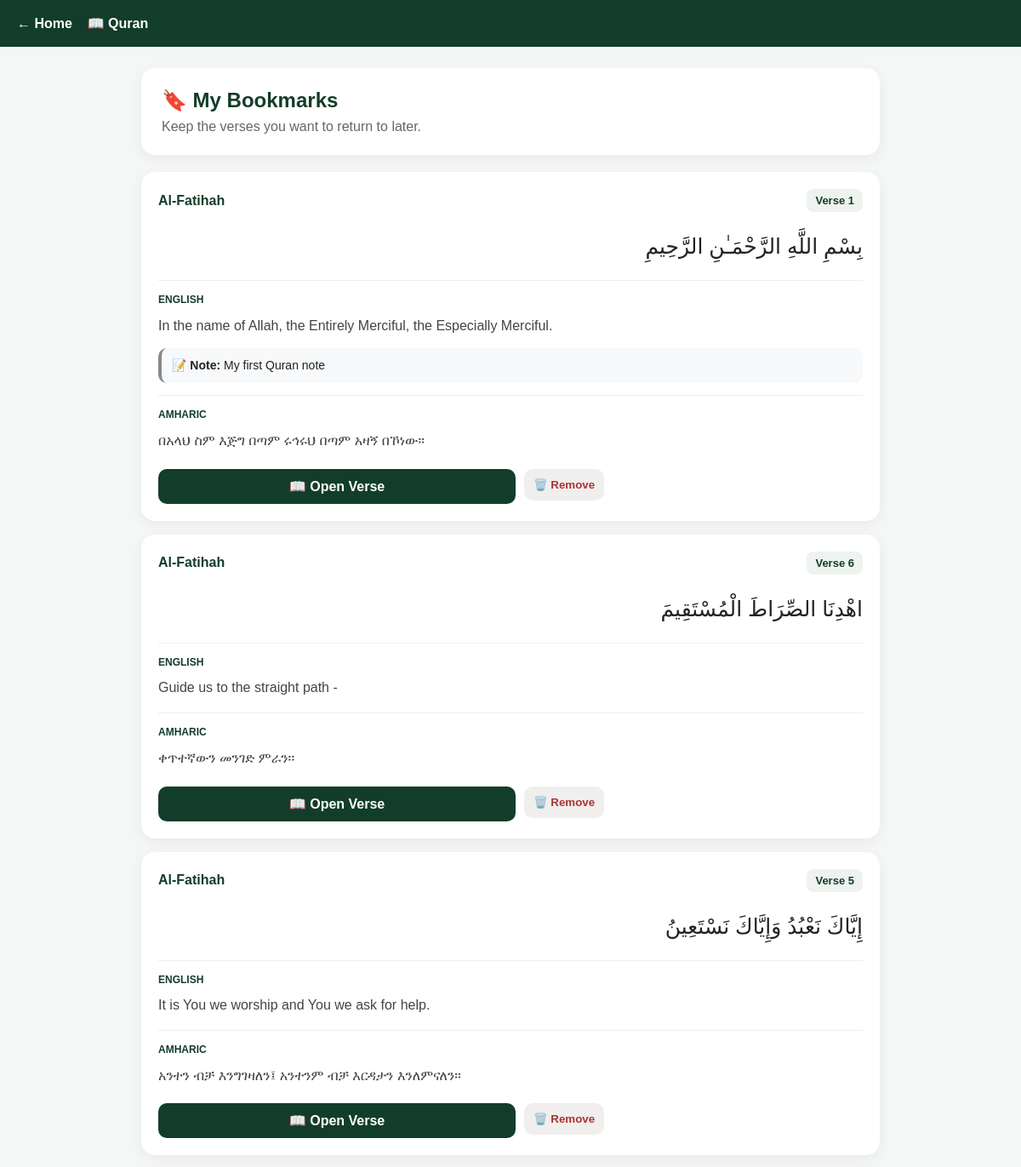
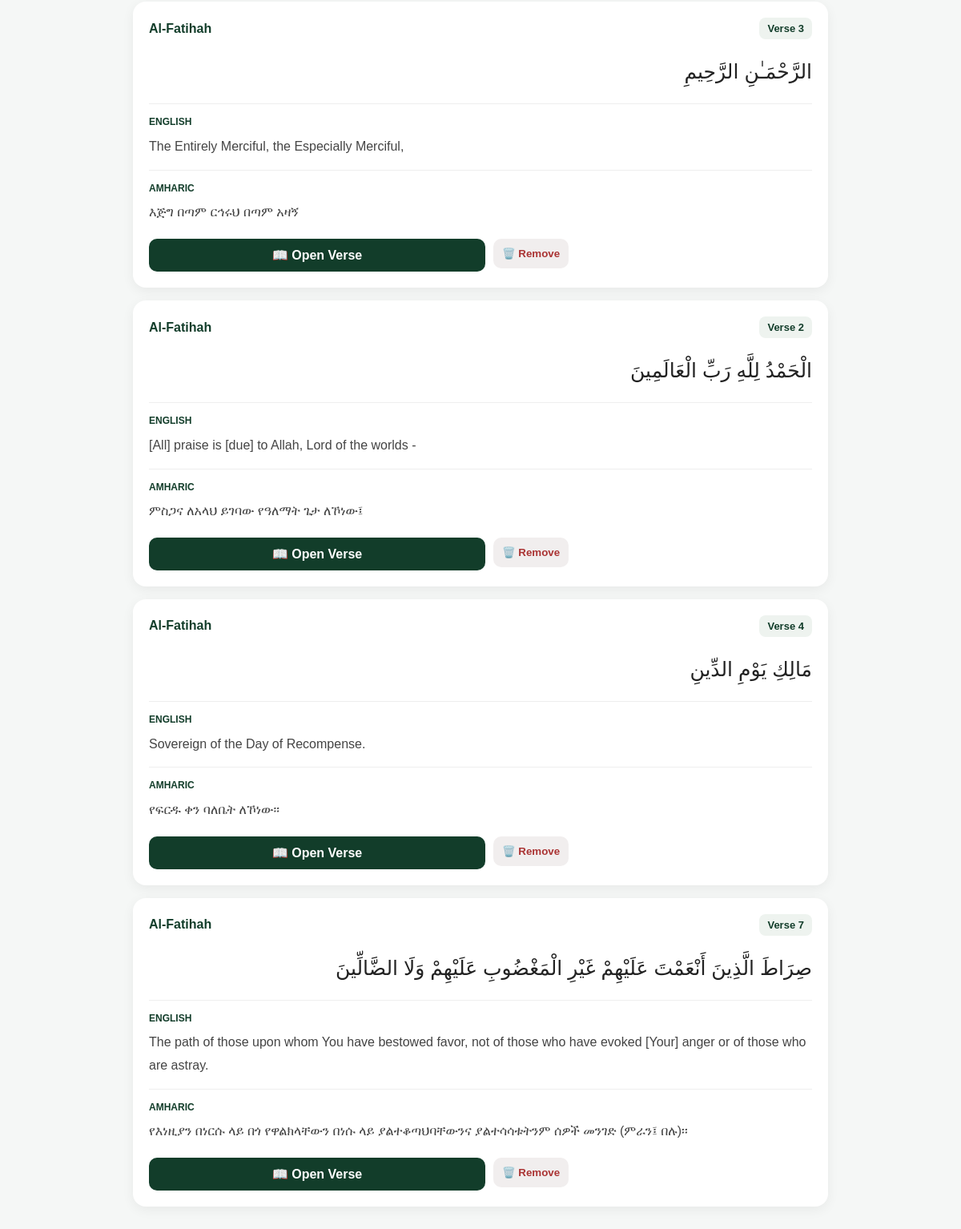
/bookmarks, run on the app's committed database (2 pictures, top to bottom).
### tables this page shows
CREATE TABLE bookmarks (
    id INTEGER PRIMARY KEY AUTOINCREMENT,
    user_id INTEGER,
    verse_id INTEGER NOT NULL,
    note TEXT,
    created_at TIMESTAMP DEFAULT CURRENT_TIMESTAMP,
    FOREIGN KEY (verse_id) REFERENCES verses(id)
);

CREATE TABLE surahs (
    id INTEGER PRIMARY KEY AUTOINCREMENT,
    number INTEGER UNIQUE NOT NULL,
    name_ar TEXT NOT NULL,
    name_en TEXT NOT NULL,
    name_am TEXT,
    revelation_type TEXT,
    verse_count INTEGER NOT NULL
);

CREATE TABLE verses (
    id INTEGER PRIMARY KEY AUTOINCREMENT,
    surah_id INTEGER NOT NULL,
    verse_number INTEGER NOT NULL,
    arabic_text TEXT NOT NULL,
    translation_en TEXT,
    translation_am TEXT,
    FOREIGN KEY (surah_id) REFERENCES surahs(id),
    UNIQUE(surah_id, verse_number)
);

### app.py (the view)
@app.route("/bookmarks")
def bookmarks():
    conn = get_db()
    bookmarks = conn.execute("""
        SELECT
            bookmarks.id AS bookmark_id,
            bookmarks.note AS note,
            verses.id AS verse_id,
            verses.verse_number,
            verses.arabic_text,
            verses.translation_en,
            verses.translation_am,
            surahs.number AS surah_number,
            surahs.name_en AS surah_name
        FROM bookmarks
        JOIN verses ON bookmarks.verse_id = verses.id
        JOIN surahs ON verses.surah_id = surahs.id
        WHERE bookmarks.user_id IS NULL
        ORDER BY bookmarks.id DESC
    """).fetchall()
    conn.close()
    return render_template(
        "bookmarks.html",
        bookmarks=bookmarks
    )

### app.py (called while the page is built)
def get_db():
    conn = sqlite3.connect(DATABASE)
    conn.row_factory = sqlite3.Row
    return conn

### templates/bookmarks.html (shortened to what this page needs)
<!DOCTYPE html>
<html lang="en">
<head>
</head>
<body>
<header>
    <a href="/">← Home</a>
    <a href="/quran">📖 Quran</a>
</header>
<main class="container">
    <section class="page-header">
        <h1>🔖 My Bookmarks</h1>
        <p>Keep the verses you want to return to later.</p>
    </section>
    {% if bookmarks %}
        {% for bookmark in bookmarks %}
        <article class="bookmark-card">
            <div class="bookmark-top">
                <a
                    class="surah-link"
                    href="/quran/{{ bookmark['surah_number'] }}"
                >
                    {{ bookmark['surah_name'] }}
                </a>
                <span class="verse-number">
                    Verse {{ bookmark['verse_number'] }}
                </span>
            </div>
            <div class="arabic">
                {{ bookmark['arabic_text'] }}
            </div>
            {% if bookmark['translation_en'] %}
            <div class="translation">
                <div class="label">
                    English
                </div>
                {{ bookmark['translation_en'] }}
            </div>
            {% endif %}
            {% if bookmark['note'] %}
            <div class="bookmark-note">
                📝 <strong>Note:</strong> {{ bookmark['note'] }}
            </div>
            {% endif %}
            {% if bookmark['translation_am'] %}
            <div class="translation">
                <div class="label">
                    Amharic
                </div>
                {{ bookmark['translation_am'] }}
            </div>
            {% endif %}
            <div class="actions">
                <a
                    class="button open-button"
                    href="/quran/{{ bookmark['surah_number'] }}#verse-{{ bookmark['verse_id'] }}"
                >
                    📖 Open Verse
                </a>
                <form
                    method="POST"
                    action="/remove-bookmark/{{ bookmark['bookmark_id'] }}"
                    style="flex:1;"
                >
                    <button
                        type="submit"
                        class="button remove-button"
                    >
                        🗑️ Remove
                    </button>
                </form>
            </div>
        </article>
        {% endfor %}
    {% endif %}
</main>
</body>
</html>

### templates/bookmarks.html (style rules this page uses)
* { box-sizing: border-box; }
body { margin: 0; font-family: Arial, sans-serif; background: #f5f7f6; color: #222; }
header { background: #123d2a; color: white; padding: 18px 20px; }
header a { color: white; text-decoration: none; font-weight: bold; }
.container { max-width: 900px; margin: 0 auto; padding: 25px 16px 50px; }
.page-header { background: white; border-radius: 16px; padding: 24px; margin-bottom: 20px; box-shadow: 0 4px 15px rgba(0,0,0,0.06); }
.page-header h1 { margin: 0 0 8px; color: #123d2a; }
.page-header p { margin: 0; color: #666; }
.bookmark-card { background: white; border-radius: 16px; padding: 20px; margin-bottom: 16px; box-shadow: 0 4px 15px rgba(0,0,0,0.06); }
.bookmark-top { display: flex; justify-content: space-between; align-items: center; gap: 10px; margin-bottom: 15px; }
.surah-link { color: #123d2a; text-decoration: none; font-weight: bold; font-size: 16px; }
.verse-number { display: inline-block; background: #eef3ef; color: #123d2a; padding: 6px 10px; border-radius: 8px; font-size: 13px; font-weight: bold; }
.arabic { direction: rtl; text-align: right; font-size: 25px; line-height: 2; margin: 15px 0; }
.translation { margin-top: 14px; padding-top: 12px; border-top: 1px solid #eee; line-height: 1.8; color: #444; }
.label { font-size: 12px; font-weight: bold; color: #123d2a; text-transform: uppercase; margin-bottom: 5px; }
.actions { display: flex; gap: 10px; margin-top: 18px; }
.button { flex: 1; display: block; text-align: center; text-decoration: none; border: none; padding: 11px; border-radius: 10px; font-weight: bold; cursor: pointer; }
.open-button { background: #123d2a; color: white; }
.remove-button { background: #f1eeee; color: #a33; }
.bookmark-note { margin: 12px 0; padding: 10px 12px; border-radius: 10px; background: #f8f9fa; border-left: 4px solid #888; font-size: 14px; line-height: 1.5; }

### data on the page
bookmarks: surah_name "Al-Fatihah", verse_number "1", arabic_text "بِسْمِ اللَّهِ الرَّحْمَـٰنِ الرَّحِيمِ", translation_en "In the name of Allah, the Entirely Merciful, the Especially Merciful.", note "My first Quran note", translation_am "በአላህ ስም እጅግ በጣም ሩኅሩህ በጣም አዛኝ በኾነው፡፡"
bookmarks: surah_name "Al-Fatihah", verse_number "6", arabic_text "اهْدِنَا الصِّرَاطَ الْمُسْتَقِيمَ", translation_en "Guide us to the straight path -", translation_am "ቀጥተኛውን መንገድ ምራን፡፡"
bookmarks: surah_name "Al-Fatihah", verse_number "5", arabic_text "إِيَّاكَ نَعْبُدُ وَإِيَّاكَ نَسْتَعِينُ", translation_en "It is You we worship and You we ask for help.", translation_am "አንተን ብቻ እንግገዛለን፤ አንተንም ብቻ እርዳታን እንለምናለን፡፡"
bookmarks: surah_name "Al-Fatihah", verse_number "3", arabic_text "الرَّحْمَـٰنِ الرَّحِيمِ", translation_en "The Entirely Merciful, the Especially Merciful,", translation_am "እጅግ በጣም ርኅሩህ በጣም አዛኝ"
bookmarks: surah_name "Al-Fatihah", verse_number "2", arabic_text "الْحَمْدُ لِلَّهِ رَبِّ الْعَالَمِينَ", translation_en "[All] praise is [due] to Allah, Lord of the worlds -", translation_am "ምስጋና ለአላህ ይገባው የዓለማት ጌታ ለኾነው፤"
bookmarks: surah_name "Al-Fatihah", verse_number "4", arabic_text "مَالِكِ يَوْمِ الدِّينِ", translation_en "Sovereign of the Day of Recompense.", translation_am "የፍርዱ ቀን ባለቤት ለኾነው፡፡"
bookmarks: surah_name "Al-Fatihah", verse_number "7", arabic_text "صِرَاطَ الَّذِينَ أَنْعَمْتَ عَلَيْهِمْ غَيْرِ الْمَغْضُوبِ عَلَيْهِمْ وَلَا الضَّالِّينَ", translation_en "The path of those upon whom You have bestowed favor, not of those who have evoked [Your] anger or of those who are astray.", translation_am "የእነዚያን በነርሱ ላይ በጎ የዋልክላቸውን በነሱ ላይ ያልተቆጣህባቸውንና ያልተሳሳቱትንም ሰዎች መንገድ (ምራን፤ በሉ)፡፡"
